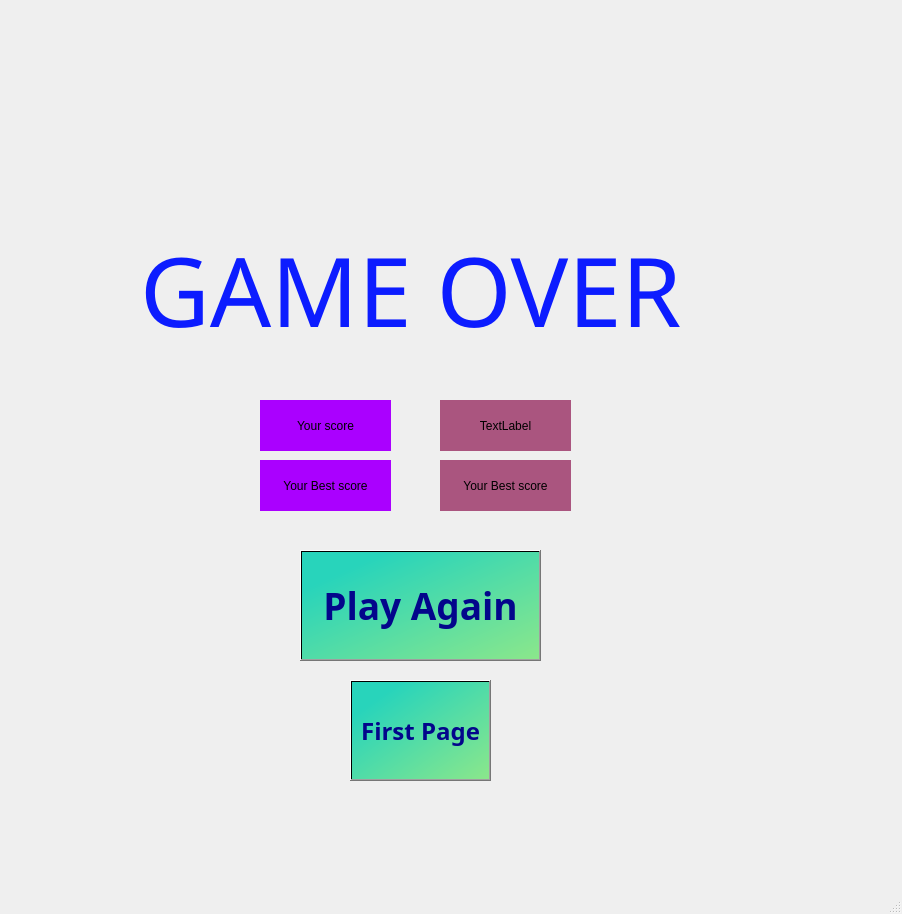
<?xml version="1.0" encoding="UTF-8"?>
<ui version="4.0">
 <class>gameover</class>
 <widget class="QMainWindow" name="gameover">
  <property name="geometry">
   <rect>
    <x>0</x>
    <y>0</y>
    <width>902</width>
    <height>914</height>
   </rect>
  </property>
  <property name="windowTitle">
   <string>MainWindow</string>
  </property>
  <property name="styleSheet">
   <string notr="true">background-image: url(:/sky111.jpg);
</string>
  </property>
  <widget class="QWidget" name="centralwidget">
   <widget class="QPushButton" name="again">
    <property name="geometry">
     <rect>
      <x>300</x>
      <y>550</y>
      <width>241</width>
      <height>111</height>
     </rect>
    </property>
    <property name="font">
     <font>
      <family>Agency FB</family>
      <pointsize>28</pointsize>
      <weight>75</weight>
      <bold>true</bold>
     </font>
    </property>
    <property name="cursor">
     <cursorShape>PointingHandCursor</cursorShape>
    </property>
    <property name="toolTipDuration">
     <number>2</number>
    </property>
    <property name="styleSheet">
     <string notr="true">background-color: rgb(12, 166, 200);
color: rgb(3, 6, 139);
background-image: url();
background-color: qlineargradient(spread:pad, x1:0.179, y1:0.176818, x2:1, y2:1, stop:0 rgba(40, 212, 187, 255), stop:1 rgba(139, 231, 139, 255));</string>
    </property>
    <property name="text">
     <string>Play Again</string>
    </property>
   </widget>
   <widget class="QLabel" name="label">
    <property name="enabled">
     <bool>true</bool>
    </property>
    <property name="geometry">
     <rect>
      <x>140</x>
      <y>150</y>
      <width>541</width>
      <height>281</height>
     </rect>
    </property>
    <property name="font">
     <font>
      <family>Agency FB</family>
      <pointsize>72</pointsize>
     </font>
    </property>
    <property name="focusPolicy">
     <enum>Qt::NoFocus</enum>
    </property>
    <property name="toolTipDuration">
     <number>2</number>
    </property>
    <property name="styleSheet">
     <string notr="true">color: rgb(12, 28, 255);
background-image: url();</string>
    </property>
    <property name="frameShape">
     <enum>QFrame::Box</enum>
    </property>
    <property name="frameShadow">
     <enum>QFrame::Plain</enum>
    </property>
    <property name="lineWidth">
     <number>-15</number>
    </property>
    <property name="midLineWidth">
     <number>-6</number>
    </property>
    <property name="text">
     <string>GAME OVER</string>
    </property>
    <property name="textFormat">
     <enum>Qt::RichText</enum>
    </property>
    <property name="alignment">
     <set>Qt::AlignCenter</set>
    </property>
    <property name="wordWrap">
     <bool>false</bool>
    </property>
    <property name="margin">
     <number>2</number>
    </property>
    <property name="indent">
     <number>1</number>
    </property>
   </widget>
   <widget class="QLabel" name="label_2">
    <property name="geometry">
     <rect>
      <x>260</x>
      <y>400</y>
      <width>131</width>
      <height>51</height>
     </rect>
    </property>
    <property name="styleSheet">
     <string notr="true">background-color: rgb(170, 0, 255);
background-image: url();</string>
    </property>
    <property name="text">
     <string>Your score</string>
    </property>
    <property name="alignment">
     <set>Qt::AlignCenter</set>
    </property>
   </widget>
   <widget class="QLabel" name="lscore">
    <property name="geometry">
     <rect>
      <x>440</x>
      <y>400</y>
      <width>131</width>
      <height>51</height>
     </rect>
    </property>
    <property name="styleSheet">
     <string notr="true">background-image: url();
background-color: rgb(170, 85, 127);</string>
    </property>
    <property name="text">
     <string>TextLabel</string>
    </property>
    <property name="alignment">
     <set>Qt::AlignCenter</set>
    </property>
   </widget>
   <widget class="QLabel" name="lbest">
    <property name="geometry">
     <rect>
      <x>440</x>
      <y>460</y>
      <width>131</width>
      <height>51</height>
     </rect>
    </property>
    <property name="styleSheet">
     <string notr="true">background-image: url();
background-color: rgb(170, 85, 127);</string>
    </property>
    <property name="text">
     <string>Your Best score</string>
    </property>
    <property name="alignment">
     <set>Qt::AlignCenter</set>
    </property>
   </widget>
   <widget class="QLabel" name="label_3">
    <property name="geometry">
     <rect>
      <x>260</x>
      <y>460</y>
      <width>131</width>
      <height>51</height>
     </rect>
    </property>
    <property name="styleSheet">
     <string notr="true">background-color: rgb(170, 0, 255);
background-image: url();</string>
    </property>
    <property name="text">
     <string>Your Best score</string>
    </property>
    <property name="alignment">
     <set>Qt::AlignCenter</set>
    </property>
   </widget>
   <widget class="QPushButton" name="again_2">
    <property name="geometry">
     <rect>
      <x>350</x>
      <y>680</y>
      <width>141</width>
      <height>101</height>
     </rect>
    </property>
    <property name="font">
     <font>
      <family>Agency FB</family>
      <pointsize>18</pointsize>
      <weight>75</weight>
      <bold>true</bold>
     </font>
    </property>
    <property name="cursor">
     <cursorShape>PointingHandCursor</cursorShape>
    </property>
    <property name="toolTipDuration">
     <number>2</number>
    </property>
    <property name="styleSheet">
     <string notr="true">background-color: rgb(12, 166, 200);
color: rgb(3, 6, 139);
background-image: url();
background-color: qlineargradient(spread:pad, x1:0.179, y1:0.176818, x2:1, y2:1, stop:0 rgba(40, 212, 187, 255), stop:1 rgba(139, 231, 139, 255));</string>
    </property>
    <property name="text">
     <string>First Page</string>
    </property>
   </widget>
  </widget>
  <widget class="QMenuBar" name="menubar">
   <property name="geometry">
    <rect>
     <x>0</x>
     <y>0</y>
     <width>902</width>
     <height>26</height>
    </rect>
   </property>
  </widget>
  <widget class="QStatusBar" name="statusbar"/>
 </widget>
 <resources/>
 <connections/>
</ui>
